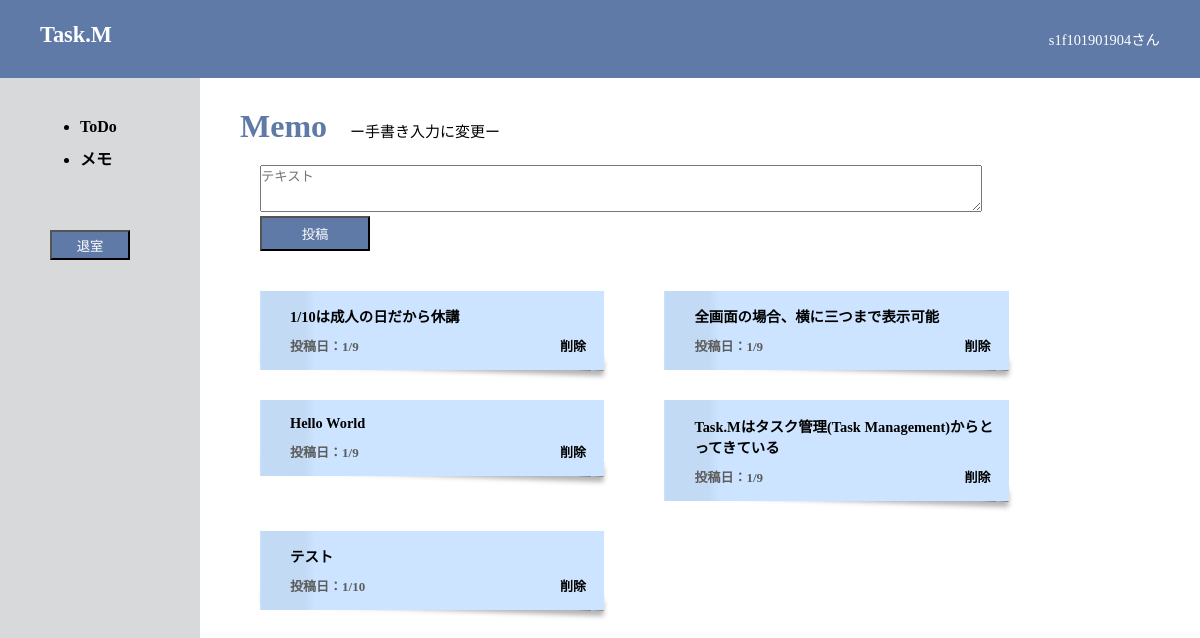
Screenshot of /todo/memo/ (signed in) with the database file from the repository.
### todo/models.py (models this page shows)
class Memo(models.Model):
    text = models.TextField(default='')
    time = models.DateTimeField(default=timezone.now)

### todo/views.py (the view)
# urls.py: path('memo/', views.memo, name='memo'),
def memo(request):
    memo_lists = Memo.objects.all()
    data = {'memo_lists': memo_lists}
    return render(request, 'todo/memo.html', data)

### templates/todo/memo.html (shortened to what this page needs)
{% load static %}
<!DOCTYPE html>
<html>
<head>
    <link type="text/css" rel="stylesheet" href="{% static 'css/home7.css' %}">
</head>
<body>
    <header id="header">
        <div class="wrapper">
            <p>Task.M</p>
            <nav>
                <ul>
                    {{ user.username }}さん
                </ul>
            </nav>
        </div>
    </header>
    <div id="main">
        <div id="menu">
            <ul>
                <li><a href="../">ToDo</a></li>
                <li><a href="">メモ</a></li>
            </ul>
            <button type="submit" class="exit" onclick="location.href='../../'">退室</button>
        </div>
        <div id="contents">
            <div id="app">
                <h1 id="tit">Memo <a class="change" href="../hand/">　ー手書き入力に変更ー</a></h1>
                <div>
                    <form action="{% url 'memo_create' %}" method="POST">
                        <div class="memo_content">
                            <textarea name="text" placeholder="テキスト" class="memo_detail" required="required"></textarea>
                        </div>
                        <input type="submit" value="投稿" class="memo_btn" />
                    </form>
                </div>
                <div class="fusen">
                    {% for memo_list in memo_lists %}
                    <ul>
                        <li>{{ memo_list.text }}</li>
                        <li>
                            <p>投稿日：{{ memo_list.time.month }}/{{ memo_list.time.day }} </p>
                        </li>
                        <li><a href="{% url 'memo_delete' memo_list.id %}">削除</a></li>
                    </ul>
                    {% endfor %}
                </div>
            </div>
        </div>
    </div>
</body>
</html>

### static/css/home7.css (style rules this page uses)
* { margin: 0; padding: 0; }
#header { width: 100%; background-color: #607AA7; height: 78px; }
#header .wrapper { overflow: hidden; margin: 0 auto; width: 100%; }
#header p { float: left; color: white; margin-top: 22px; font-size: 1.4rem; font-weight: 700; margin-left: 40px; }
#header ul { float: right; color: white; margin: 28px 0; font-size: 0.9rem; font-weight: 500; margin-right: 40px; }
#main { height: calc(100% - 78px); overflow: hidden; }
html, body { height: 100%; background-color: #d8d9db; }
#menu { float: left; width: 200px; height: 100%; background-color: #d8d9db; z-index: 2; }
ul { margin-left: 80px; margin-top: 40px; font-weight: bold; }
li { margin-bottom: 10px; }
li a:link, li a:visited, li a:active { color: black; text-decoration: none; }
.exit { margin-left: 50px; margin-top: 50px; background-color: #607AA7; color: white; width: 80px; height: 30px; }
#contents { position: absolute; margin-left: 200px; width: calc(100% - 200px); min-height: calc(100% - 78px); background-color: #ffffff; z-index: 0; }
#app { margin-top: 30px; margin-left: 20px; }
#contents h1 { margin-left: 20px; margin-top: 20px; color: #607AA7; }
.memo_detail { margin-top: 20px; margin-left: 40px; width: 60vw; height: 45px; }
.memo_btn { margin-left: 40px; margin-bottom: 50px; background-color: #607AA7; color: white; width: 110px; height: 35px; }
.fusen { position:relative; left: -40px; bottom: 50px; z-index:0; list-style: none; }
.fusen ul { float: left; width:300px; list-style-type: none; font-size: 0.9em; padding: 1em; padding-left: 30px; padding-bottom: 5px; position: relative; margin-bottom: -10px; margin-right: -20px; word-break:break-word; background: linear-gradient(to right, #cce4ff 0%, #c3daf5 0.5%, #c3daf5 13%, #cce4ff 16%); }
.fusen ul::after { content:""; display:block; position: absolute; z-index: -1; bottom: 5px; right: 0; height: 15px; width: 99%; background: rgba(0,0,0,0.5); box-shadow: 0 5px 5px rgba(0,0,0,0.3); transform: rotate(2deg); }
.fusen a { margin-left: 270px; font-size: 13px; position: absolute; margin-top: -29px; }
.fusen p { font-size: 13px; color: #5c5c5c; }
.change { font-size: 15px; font-weight: 100; }
.fusen a:link, .fusen a:visited, .fusen a:active { color: black; text-decoration: none; }
#tit a:link, #tit a:visited, #tit a:active { color: black; text-decoration: none; }

### rows the page displays
Memo: text "1/10は成人の日だから休講", time.month "1", time.day "9"
Memo: text "全画面の場合、横に三つまで表示可能", time.month "1", time.day "9"
Memo: text "Hello World", time.month "1", time.day "9"
Memo: text "Task.Mはタスク管理(Task Management)からとってきている", time.month "1", time.day "9"
Memo: text "テスト", time.month "1", time.day "10"

### other values shown
{{ user.username }} "s1f101901904"
